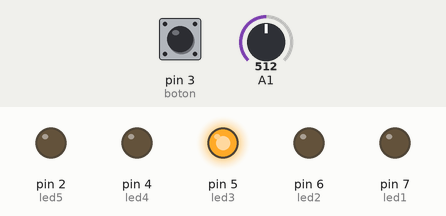
Bench run of a sketch on a simulated Arduino Uno, built with avr-gcc and run on an emulated ATmega328P. Parts: output pins drawn as LEDs (lit = HIGH). The inputs (shaded band) are chosen by the test bench; at power-on: A1 = 512, pin 3 (boton) LOW.

Above: at 1.2 s.
1.3 s: A1 set to 497
At 2.5 s:
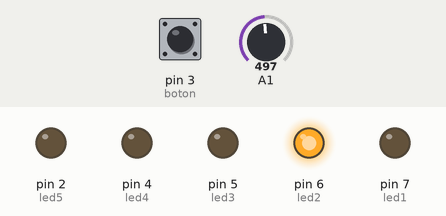
2.8 s: pin 3 (boton) pulled HIGH for 0.15 s
At 2.87 s:
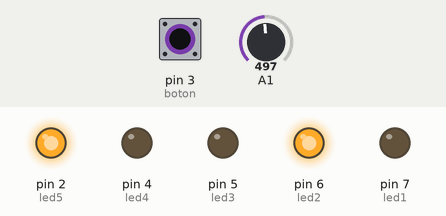
4.4 s: A1 set to 268
5.9 s: A1 set to 238
At 7.1 s:
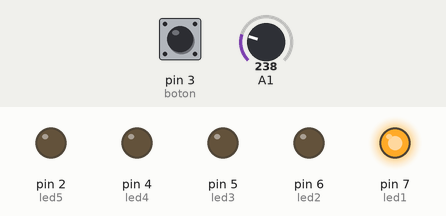
7.4 s: pin 3 (boton) pulled HIGH for 1 s
At 8.2 s:
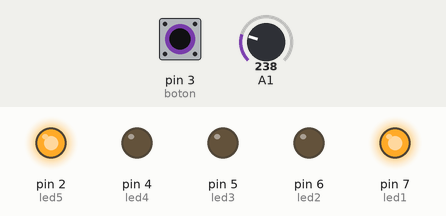
9.9 s: A1 set to 777
At 10.3 s:
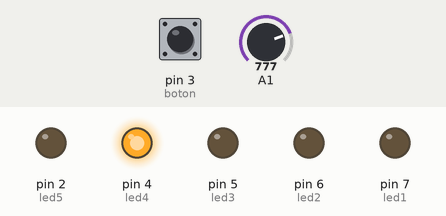
Timing chart, 0 to 12.4 s (numbered marks = the images above; inputs shaded):
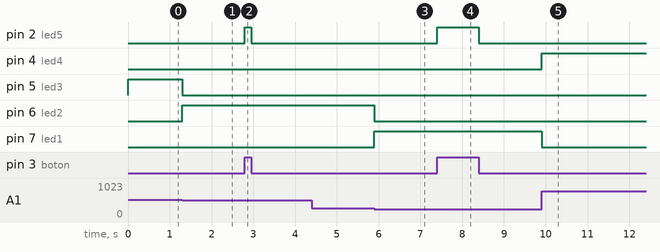

The sketch:

Prueba_Potenciometro.ino
```cpp
int led1 = 7;
int led2 = 6;
int led3 = 5;
int led4 = 4;
int led5 = 2;
int boton = 3;
//#define led5 3
//#define boton 2
int val;
void setup() {
  pinMode (led1,OUTPUT);
  pinMode (led2,OUTPUT);
  pinMode (led3,OUTPUT);
  pinMode (led4,OUTPUT);
  pinMode (led5,OUTPUT);
  pinMode (boton,INPUT);
}

void loop() {
  digitalWrite(led5, digitalRead(boton));
  val = analogRead(A1);
  if(val>=0&&val<255){
    digitalWrite(led1,HIGH);
    digitalWrite(led2,LOW);
    digitalWrite(led3,LOW);
    digitalWrite(led4,LOW);
  }
  if(val>=255&&val<511){
    digitalWrite(led1,LOW);
    digitalWrite(led2,HIGH);
    digitalWrite(led3,LOW);
    digitalWrite(led4,LOW);
  }
  if(val>=511&&val<767){
    digitalWrite(led1,LOW);
    digitalWrite(led2,LOW);
    digitalWrite(led3,HIGH);
    digitalWrite(led4,LOW);
  }
  if(val>=767&&val<1023){
    digitalWrite(led1,LOW);
    digitalWrite(led2,LOW);
    digitalWrite(led3,LOW);
    digitalWrite(led4,HIGH);
  }

}
```

Measured:
- the behaviour switches between 511 and 510 on A1 (found by bisection; images 0 and 1)
- the behaviour switches between 255 and 254 on A1 (found by bisection; images 2 and 3)
- after the input at 1.3 s, pin 5 (led3): HIGH → LOW at once; pin 6 (led2): LOW → HIGH at once
- after the input at 2.8 s, pin 2 (led5): LOW → HIGH at once, → LOW 0.15 s later
- after the input at 4.4 s, every drawn part: stays the same
- after the input at 5.9 s, pin 6 (led2): HIGH → LOW at once; pin 7 (led1): LOW → HIGH at once
- after the input at 7.4 s, pin 2 (led5): LOW → HIGH at once, → LOW 1.0 s later
- after the input at 9.9 s, pin 4 (led4): LOW → HIGH at once; pin 7 (led1): HIGH → LOW at once
